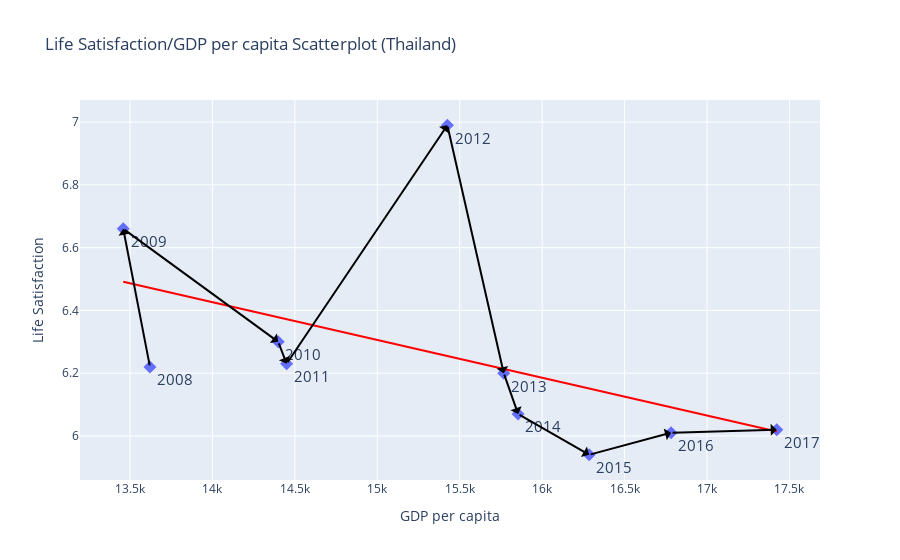
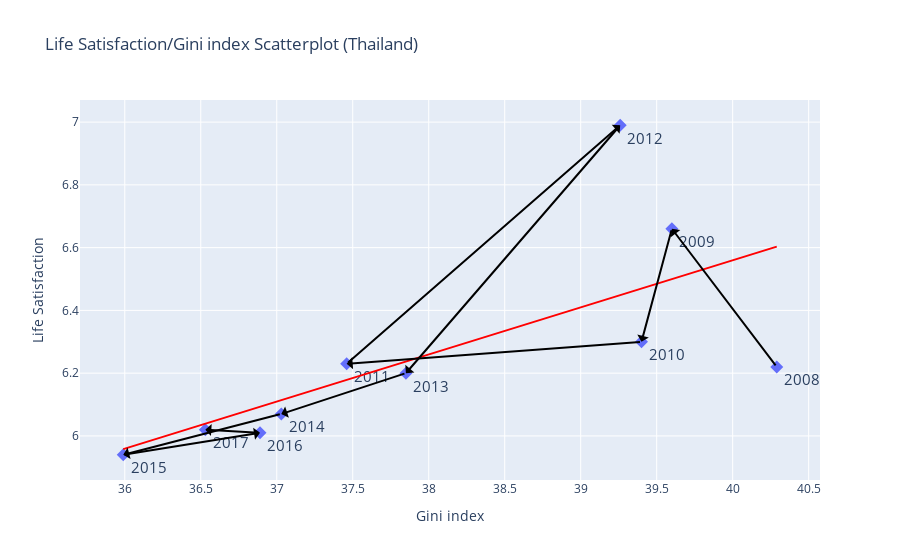

These figures' notebook cell, in order:
### Code cell
arrow_scatterplot_gdp("THA", df).show()
arrow_scatterplot_gini("THA", df).show()

### Figure 1 — Plotly figure (JSON) as saved in the notebook; plotly's stock layout.template omitted (floating-point values rounded to 4 significant figures)
{"data": [{"hoverinfo": "skip", "legendgroup": "", "marker": {"color": "#636efa", "size": 10, "symbol": "diamond"}, "mode": "markers+text", "name": "", "orientation": "v", "showlegend": false, "text": [2008, 2009, 2010, 2011, 2012, 2013, 2014, 2015, 2016, 2017], "textfont": {"size": 15}, "textposition": "bottom right", "type": "scatter", "x": [13621, 13459, 14399, 14450, 15425, 15767, 15854, 16285, 16782, 17423], "xaxis": "x", "y": [6.22, 6.66, 6.3, 6.23, 6.99, 6.2, 6.07, 5.94, 6.01, 6.02], "yaxis": "y"}, {"hoverinfo": "skip", "legendgroup": "", "line": {"color": "red"}, "marker": {"color": "#636efa", "size": 10, "symbol": "diamond"}, "mode": "lines", "name": "", "showlegend": false, "textfont": {"size": 15}, "textposition": "bottom right", "type": "scatter", "x": [13459, 13621, 14399, 14450, 15425, 15767, 15854, 16285, 16782, 17423], "xaxis": "x", "y": [6.491, 6.472, 6.378, 6.372, 6.255, 6.213, 6.203, 6.151, 6.091, 6.014], "yaxis": "y"}], "layout": {"annotations": [{"arrowcolor": "black", "arrowhead": 1, "arrowsize": 1, "arrowwidth": 2, "ax": 13621, "axref": "x", "ay": 6.22, "ayref": "y", "showarrow": true, "text": "", "x": 13459, "xref": "x", "y": 6.66, "yref": "y"}, {"arrowcolor": "black", "arrowhead": 1, "arrowsize": 1, "arrowwidth": 2, "ax": 13459, "axref": "x", "ay": 6.66, "ayref": "y", "showarrow": true, "text": "", "x": 14399, "xref": "x", "y": 6.3, "yref": "y"}, {"arrowcolor": "black", "arrowhead": 1, "arrowsize": 1, "arrowwidth": 2, "ax": 14399, "axref": "x", "ay": 6.3, "ayref": "y", "showarrow": true, "text": "", "x": 14450, "xref": "x", "y": 6.23, "yref": "y"}, {"arrowcolor": "black", "arrowhead": 1, "arrowsize": 1, "arrowwidth": 2, "ax": 14450, "axref": "x", "ay": 6.23, "ayref": "y", "showarrow": true, "text": "", "x": 15425, "xref": "x", "y": 6.99, "yref": "y"}, {"arrowcolor": "black", "arrowhead": 1, "arrowsize": 1, "arrowwidth": 2, "ax": 15425, "axref": "x", "ay": 6.99, "ayref": "y", "showarrow": true, "text": "", "x": 15767, "xref": "x", "y": 6.2, "yref": "y"}, {"arrowcolor": "black", "arrowhead": 1, "arrowsize": 1, "arrowwidth": 2, "ax": 15767, "axref": "x", "ay": 6.2, "ayref": "y", "showarrow": true, "text": "", "x": 15854, "xref": "x", "y": 6.07, "yref": "y"}, {"arrowcolor": "black", "arrowhead": 1, "arrowsize": 1, "arrowwidth": 2, "ax": 15854, "axref": "x", "ay": 6.07, "ayref": "y", "showarrow": true, "text": "", "x": 16285, "xref": "x", "y": 5.94, "yref": "y"}, {"arrowcolor": "black", "arrowhead": 1, "arrowsize": 1, "arrowwidth": 2, "ax": 16285, "axref": "x", "ay": 5.94, "ayref": "y", "showarrow": true, "text": "", "x": 16782, "xref": "x", "y": 6.01, "yref": "y"}, {"arrowcolor": "black", "arrowhead": 1, "arrowsize": 1, "arrowwidth": 2, "ax": 16782, "axref": "x", "ay": 6.01, "ayref": "y", "showarrow": true, "text": "", "x": 17423, "xref": "x", "y": 6.02, "yref": "y"}], "legend": {"tracegroupgap": 0}, "title": {"text": "Life Satisfaction/GDP per capita Scatterplot (Thailand)"}, "xaxis": {"anchor": "y", "domain": [0, 1], "title": {"text": "GDP per capita"}}, "yaxis": {"anchor": "x", "domain": [0, 1], "title": {"text": "Life Satisfaction"}}}}

### Figure 2 — Plotly figure (JSON) as saved in the notebook; plotly's stock layout.template omitted (floating-point values rounded to 4 significant figures)
{"data": [{"hoverinfo": "skip", "legendgroup": "", "marker": {"color": "#636efa", "size": 10, "symbol": "diamond"}, "mode": "markers+text", "name": "", "orientation": "v", "showlegend": false, "text": [2008, 2009, 2010, 2011, 2012, 2013, 2014, 2015, 2016, 2017], "textfont": {"size": 15}, "textposition": "bottom right", "type": "scatter", "x": [40.29, 39.6, 39.4, 37.46, 39.26, 37.85, 37.03, 35.99, 36.89, 36.53], "xaxis": "x", "y": [6.22, 6.66, 6.3, 6.23, 6.99, 6.2, 6.07, 5.94, 6.01, 6.02], "yaxis": "y"}, {"hoverinfo": "skip", "legendgroup": "", "line": {"color": "red"}, "marker": {"color": "#636efa", "size": 10, "symbol": "diamond"}, "mode": "lines", "name": "", "showlegend": false, "textfont": {"size": 15}, "textposition": "bottom right", "type": "scatter", "x": [35.99, 36.53, 36.89, 37.03, 37.46, 37.85, 39.26, 39.4, 39.6, 40.29], "xaxis": "x", "y": [5.958, 6.039, 6.093, 6.114, 6.178, 6.237, 6.449, 6.47, 6.5, 6.603], "yaxis": "y"}], "layout": {"annotations": [{"arrowcolor": "black", "arrowhead": 1, "arrowsize": 1, "arrowwidth": 2, "ax": 40.29, "axref": "x", "ay": 6.22, "ayref": "y", "showarrow": true, "text": "", "x": 39.6, "xref": "x", "y": 6.66, "yref": "y"}, {"arrowcolor": "black", "arrowhead": 1, "arrowsize": 1, "arrowwidth": 2, "ax": 39.6, "axref": "x", "ay": 6.66, "ayref": "y", "showarrow": true, "text": "", "x": 39.4, "xref": "x", "y": 6.3, "yref": "y"}, {"arrowcolor": "black", "arrowhead": 1, "arrowsize": 1, "arrowwidth": 2, "ax": 39.4, "axref": "x", "ay": 6.3, "ayref": "y", "showarrow": true, "text": "", "x": 37.46, "xref": "x", "y": 6.23, "yref": "y"}, {"arrowcolor": "black", "arrowhead": 1, "arrowsize": 1, "arrowwidth": 2, "ax": 37.46, "axref": "x", "ay": 6.23, "ayref": "y", "showarrow": true, "text": "", "x": 39.26, "xref": "x", "y": 6.99, "yref": "y"}, {"arrowcolor": "black", "arrowhead": 1, "arrowsize": 1, "arrowwidth": 2, "ax": 39.26, "axref": "x", "ay": 6.99, "ayref": "y", "showarrow": true, "text": "", "x": 37.85, "xref": "x", "y": 6.2, "yref": "y"}, {"arrowcolor": "black", "arrowhead": 1, "arrowsize": 1, "arrowwidth": 2, "ax": 37.85, "axref": "x", "ay": 6.2, "ayref": "y", "showarrow": true, "text": "", "x": 37.03, "xref": "x", "y": 6.07, "yref": "y"}, {"arrowcolor": "black", "arrowhead": 1, "arrowsize": 1, "arrowwidth": 2, "ax": 37.03, "axref": "x", "ay": 6.07, "ayref": "y", "showarrow": true, "text": "", "x": 35.99, "xref": "x", "y": 5.94, "yref": "y"}, {"arrowcolor": "black", "arrowhead": 1, "arrowsize": 1, "arrowwidth": 2, "ax": 35.99, "axref": "x", "ay": 5.94, "ayref": "y", "showarrow": true, "text": "", "x": 36.89, "xref": "x", "y": 6.01, "yref": "y"}, {"arrowcolor": "black", "arrowhead": 1, "arrowsize": 1, "arrowwidth": 2, "ax": 36.89, "axref": "x", "ay": 6.01, "ayref": "y", "showarrow": true, "text": "", "x": 36.53, "xref": "x", "y": 6.02, "yref": "y"}], "legend": {"tracegroupgap": 0}, "title": {"text": "Life Satisfaction/Gini index Scatterplot (Thailand)"}, "xaxis": {"anchor": "y", "domain": [0, 1], "title": {"text": "Gini index"}}, "yaxis": {"anchor": "x", "domain": [0, 1], "title": {"text": "Life Satisfaction"}}}}
